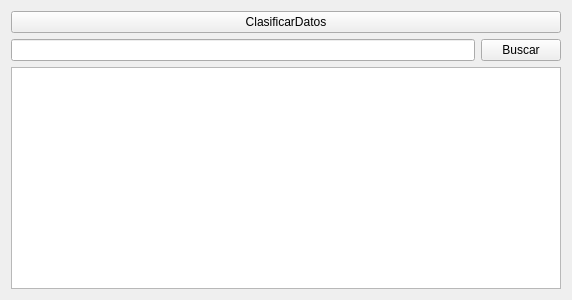
<?xml version="1.0" encoding="UTF-8"?>
<ui version="4.0">
 <class>SearcherVista</class>
 <widget class="QWidget" name="SearcherVista">
  <property name="geometry">
   <rect>
    <x>0</x>
    <y>0</y>
    <width>572</width>
    <height>300</height>
   </rect>
  </property>
  <property name="windowTitle">
   <string>Form</string>
  </property>
  <layout class="QVBoxLayout" name="verticalLayout">
   <item>
    <widget class="QPushButton" name="clasificarpB">
     <property name="text">
      <string>ClasificarDatos</string>
     </property>
    </widget>
   </item>
   <item>
    <layout class="QHBoxLayout" name="horizontalLayout">
     <item>
      <widget class="QLineEdit" name="lineEdit"/>
     </item>
     <item>
      <widget class="QPushButton" name="buscarpB">
       <property name="text">
        <string>Buscar</string>
       </property>
      </widget>
     </item>
    </layout>
   </item>
   <item>
    <widget class="QTextBrowser" name="textBrowser"/>
   </item>
  </layout>
 </widget>
 <resources/>
 <connections/>
</ui>
